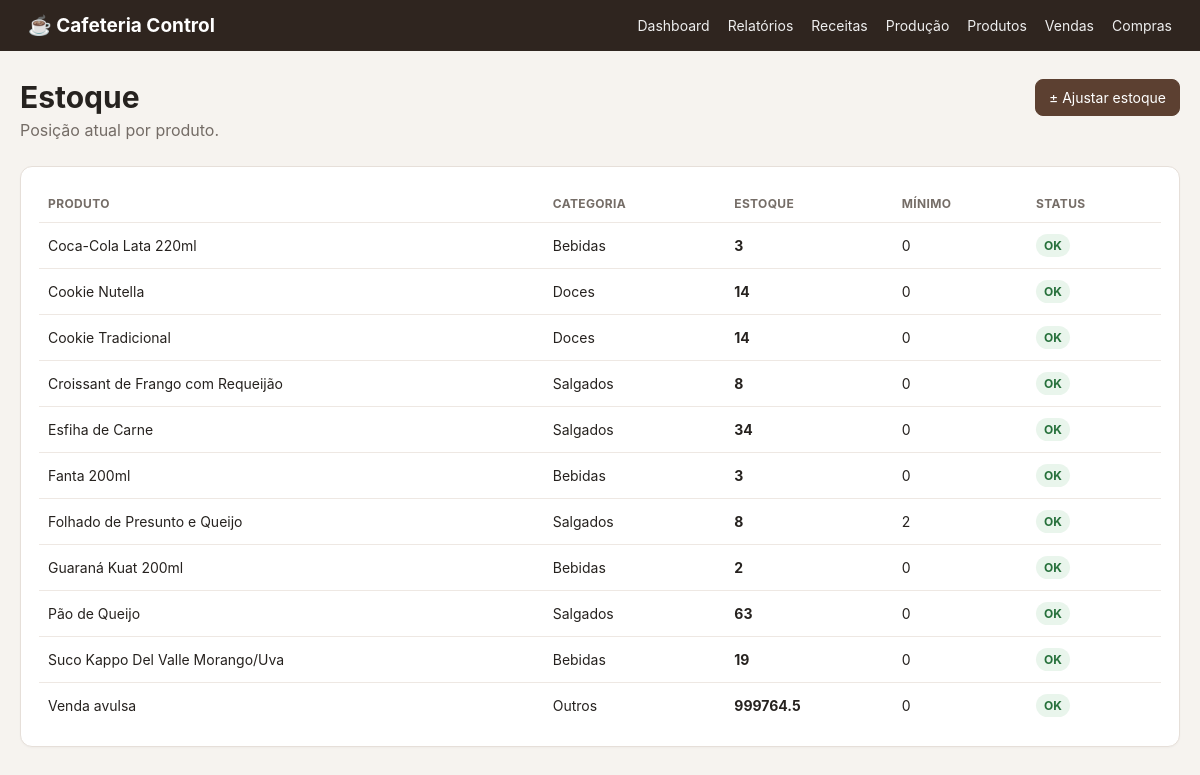
Page /estoque/ on the committed database.
### app/models/product.py (models this page shows, shortened)
class Product(db.Model):
    __tablename__ = "products"
    id = db.Column(db.Integer, primary_key=True)
    category_id = db.Column(db.Integer, db.ForeignKey("categories.id"), nullable=False)
    name = db.Column(db.String(150), nullable=False, unique=True)
    cost = db.Column(db.Numeric(10, 2), nullable=False, default=Decimal("0.00"))
    sale_price = db.Column(db.Numeric(10, 2), nullable=False, default=Decimal("0.00"))
    stock_quantity = db.Column(db.Numeric(10, 3), nullable=False, default=Decimal("0"))
    min_stock = db.Column(db.Numeric(10, 3), nullable=False, default=Decimal("0"))
    active = db.Column(db.Boolean, nullable=False, default=True)
    created_at = db.Column(db.DateTime, nullable=False, default=datetime.utcnow)
    updated_at = db.Column(db.DateTime, nullable=False, default=datetime.utcnow, onupdate=datetime.utcnow)
    category = db.relationship("Category", back_populates="products")
    sale_items = db.relationship("SaleItem", back_populates="product")
    purchase_items = db.relationship("PurchaseItem", back_populates="product")
    stock_movements = db.relationship("StockMovement", back_populates="product")

### app/models/category.py (models this page shows)
class Category(db.Model):
    __tablename__ = "categories"
    id = db.Column(db.Integer, primary_key=True)
    name = db.Column(db.String(100), nullable=False, unique=True)
    active = db.Column(db.Boolean, nullable=False, default=True)
    products = db.relationship("Product", back_populates="category")

### app/routes/stock.py (the view)
@stock_bp.get("/")
def index():
    products = Product.query.filter_by(active=True).order_by(Product.name).all()
    return render_template("stock/index.html", products=products)

### app/templates/stock/index.html (shortened to what this page needs)
{% extends "base.html" %}
{% block content %}
<div class="page-header"><div><h1>Estoque</h1><p>Posição atual por produto.</p></div><a class="btn primary" href="{{ url_for('stock.adjustment') }}">± Ajustar estoque</a></div>
<section class="panel"><table><thead><tr><th>Produto</th><th>Categoria</th><th>Estoque</th><th>Mínimo</th><th>Status</th></tr></thead><tbody>
{% for product in products %}<tr><td>{{ product.name }}</td><td>{{ product.category.name }}</td><td><strong>{{ product.stock_quantity|number_format }}</strong></td><td>{{ product.min_stock|number_format }}</td><td>{% if product.min_stock > 0 and product.stock_quantity <= product.min_stock %}<span class="badge danger">Baixo</span>{% else %}<span class="badge success">OK</span>{% endif %}</td></tr>{% endfor %}
</tbody></table></section>
{% endblock %}

### app/static/css/style.css (style rules this page uses)
:root { font-family: -apple-system, BlinkMacSystemFont, "Segoe UI", sans-serif; color: #26221f; background: #f6f3ef; }
* { box-sizing: border-box; }
body { margin: 0; }
a { color: #5c4031; text-decoration: none; }
.page-header { display:flex; justify-content:space-between; align-items:flex-start; gap:20px; margin-bottom:26px; }
h1 { margin:0 0 5px; font-size:30px; }
p { margin:0; color:#746c66; }
.btn { display:inline-flex; align-items:center; justify-content:center; border:1px solid #d7cec7; background:#fff; color:#3f342d; border-radius:8px; padding:9px 13px; font-size:14px; cursor:pointer; }
.btn.primary { background:#5c4031; border-color:#5c4031; color:#fff; }
.panel { background:#fff; border:1px solid #e6dfd9; border-radius:12px; padding:18px; margin-bottom:16px; box-shadow:0 1px 2px rgba(0,0,0,.03); }
table { width:100%; border-collapse:collapse; }
th, td { text-align:left; padding:11px 9px; border-bottom:1px solid #eee8e3; font-size:14px; vertical-align:middle; }
th { color:#756d67; font-size:12px; text-transform:uppercase; letter-spacing:.03em; }
tr:last-child td { border-bottom:0; }
.badge { display:inline-block; border-radius:999px; padding:4px 8px; font-size:12px; font-weight:700; }
.badge.success { background:#e9f5ec; color:#26703b; }

### rows in the picture
Product: name "Coca-Cola Lata 220ml", category.name "Bebidas", stock_quantity|number_format "3", min_stock|number_format "0", shows "OK"
Product: name "Cookie Nutella", category.name "Doces", stock_quantity|number_format "14", min_stock|number_format "0", shows "OK"
Product: name "Cookie Tradicional", category.name "Doces", stock_quantity|number_format "14", min_stock|number_format "0", shows "OK"
Product: name "Croissant de Frango com Requeijão", category.name "Salgados", stock_quantity|number_format "8", min_stock|number_format "0", shows "OK"
Product: name "Esfiha de Carne", category.name "Salgados", stock_quantity|number_format "34", min_stock|number_format "0", shows "OK"
Product: name "Fanta 200ml", category.name "Bebidas", stock_quantity|number_format "3", min_stock|number_format "0", shows "OK"
Product: name "Folhado de Presunto e Queijo", category.name "Salgados", stock_quantity|number_format "8", min_stock|number_format "2", shows "OK"
Product: name "Guaraná Kuat 200ml", category.name "Bebidas", stock_quantity|number_format "2", min_stock|number_format "0", shows "OK"
Product: name "Pão de Queijo", category.name "Salgados", stock_quantity|number_format "63", min_stock|number_format "0", shows "OK"
Product: name "Suco Kappo Del Valle Morango/Uva", category.name "Bebidas", stock_quantity|number_format "19", min_stock|number_format "0", shows "OK"
Product: name "Venda avulsa", category.name "Outros", stock_quantity|number_format "999764.5", min_stock|number_format "0", shows "OK"
